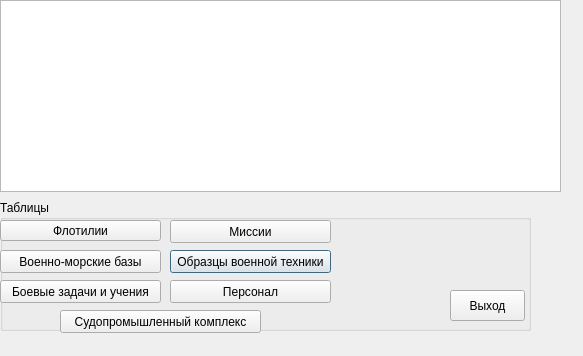
<?xml version="1.0" encoding="UTF-8"?>
<ui version="4.0">
 <class>Dialog</class>
 <widget class="QDialog" name="Dialog">
  <property name="geometry">
   <rect>
    <x>0</x>
    <y>0</y>
    <width>583</width>
    <height>356</height>
   </rect>
  </property>
  <property name="windowTitle">
   <string>Dialog</string>
  </property>
  <widget class="QPushButton" name="pushButton">
   <property name="geometry">
    <rect>
     <x>170</x>
     <y>250</y>
     <width>161</width>
     <height>23</height>
    </rect>
   </property>
   <property name="text">
    <string>Образцы военной техники</string>
   </property>
  </widget>
  <widget class="QPushButton" name="pushButton_2">
   <property name="geometry">
    <rect>
     <x>170</x>
     <y>220</y>
     <width>161</width>
     <height>23</height>
    </rect>
   </property>
   <property name="text">
    <string>Миссии</string>
   </property>
  </widget>
  <widget class="QPushButton" name="pushButton_4">
   <property name="geometry">
    <rect>
     <x>0</x>
     <y>250</y>
     <width>161</width>
     <height>23</height>
    </rect>
   </property>
   <property name="text">
    <string>Военно-морские базы</string>
   </property>
  </widget>
  <widget class="QPushButton" name="pushButton_5">
   <property name="geometry">
    <rect>
     <x>0</x>
     <y>280</y>
     <width>161</width>
     <height>23</height>
    </rect>
   </property>
   <property name="text">
    <string>Боевые задачи и учения</string>
   </property>
  </widget>
  <widget class="QPushButton" name="pushButton_6">
   <property name="geometry">
    <rect>
     <x>60</x>
     <y>310</y>
     <width>201</width>
     <height>23</height>
    </rect>
   </property>
   <property name="text">
    <string>Судопромышленный комплекс</string>
   </property>
  </widget>
  <widget class="QPushButton" name="pushButton_7">
   <property name="geometry">
    <rect>
     <x>170</x>
     <y>280</y>
     <width>161</width>
     <height>23</height>
    </rect>
   </property>
   <property name="text">
    <string>Персонал</string>
   </property>
  </widget>
  <widget class="QTableView" name="tableView">
   <property name="geometry">
    <rect>
     <x>0</x>
     <y>0</y>
     <width>561</width>
     <height>192</height>
    </rect>
   </property>
  </widget>
  <widget class="QPushButton" name="pushButton_8">
   <property name="geometry">
    <rect>
     <x>450</x>
     <y>290</y>
     <width>75</width>
     <height>31</height>
    </rect>
   </property>
   <property name="text">
    <string>Выход</string>
   </property>
  </widget>
  <widget class="QGroupBox" name="groupBox">
   <property name="geometry">
    <rect>
     <x>0</x>
     <y>200</y>
     <width>531</width>
     <height>131</height>
    </rect>
   </property>
   <property name="title">
    <string>Таблицы</string>
   </property>
   <widget class="QPushButton" name="pushButton_3">
    <property name="geometry">
     <rect>
      <x>0</x>
      <y>20</y>
      <width>161</width>
      <height>21</height>
     </rect>
    </property>
    <property name="text">
     <string>Флотилии</string>
    </property>
   </widget>
  </widget>
  <zorder>groupBox</zorder>
  <zorder>pushButton</zorder>
  <zorder>pushButton_2</zorder>
  <zorder>pushButton_4</zorder>
  <zorder>pushButton_5</zorder>
  <zorder>pushButton_6</zorder>
  <zorder>pushButton_7</zorder>
  <zorder>tableView</zorder>
  <zorder>pushButton_8</zorder>
 </widget>
 <resources/>
 <connections/>
</ui>
